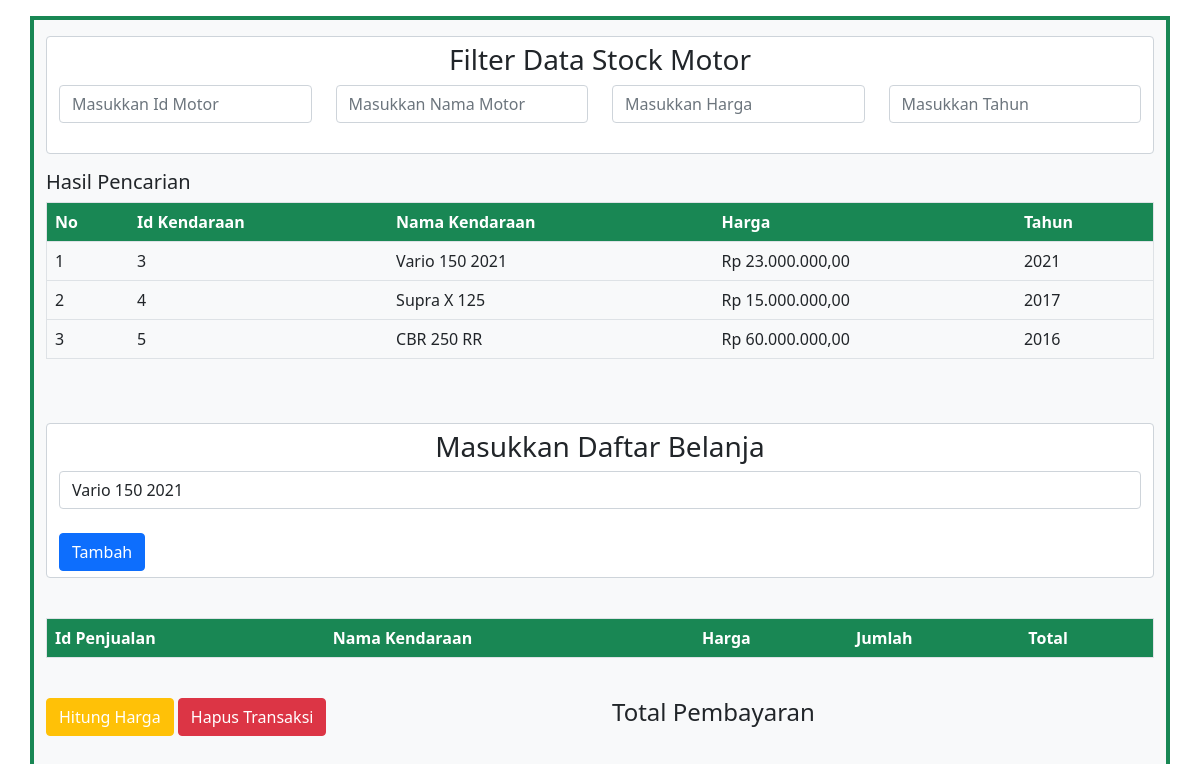
The page / on the database its author committed.
### tables this page shows
CREATE TABLE `data_motor` (
  `Id` int(11) NOT NULL,
  `nama` varchar(60) NOT NULL,
  `harga` varchar(20) NOT NULL,
  `tahun` varchar(10) NOT NULL
);

### index.php (the view, shortened to what this page needs)
<html lang="en">
    <head>
        <link href="https://cdn.jsdelivr.net/npm/bootstrap@5.0.2/dist/css/bootstrap.min.css" rel="stylesheet">
    </head>
    <body>
        <div class="container mb-5 mt-3 bg-light border border-success pb-3 pt-3 pl-3 pr-3 border-4">
        <form action="" method="post" class="form-control">
            <center>
                <h3>Filter Data Stock Motor</h3>
            </center>
            <div class="row">
                <div class="col-md-3">
                    <input type="num" class="form-control" name="id_motor" autofocus placeholder="Masukkan Id Motor" autocomplete="off" id="id_motor">
                </div>
                <div class="col-md-3">
                    <input type="text" class="form-control" name="nama" autofocus placeholder="Masukkan Nama Motor" autocomplete="off" id="nama">
                </div>
                <div class="col-md-3">
                    <input type="num" class="form-control" name="harga" autofocus placeholder="Masukkan Harga" autocomplete="off" id="harga">
                </div>
                <div class="col-md-3">
                    <input type="num" class="form-control" name="tahun" autofocus placeholder="Masukkan Tahun" autocomplete="off" id="tahun">
                </div>
            </div>
            <br>
        </form>
        <h5>
            Hasil Pencarian
        </h5>
        <div id='container'>
        <table border="1" class="table">
            <tr class="bg-success text-white"><th>No</th><th>Id Kendaraan</th><th>Nama Kendaraan</th><th>Harga</th><th>Tahun</th></tr>
                <?php
                require 'function.php';
                $no = 1;
                $data = mysqli_query($conn, "select * from data_motor");
                    while($hasil = mysqli_fetch_array($data)){
                    ?>
                        <tr>
                            <td><?= $no++ ;?></td>
                            <td><?= $hasil['Id'];?></td>
                            <td><?= $hasil['nama'];?></td>
                            <td><?="Rp " . number_format($hasil['harga'],2,',','.');?></td>
                            <td><?= $hasil['tahun'];?></td>
                        </tr>
                    <?php
                    }
                    ?>
            </table>
        </div>
        <br><br>
        <form action="" method="post" class="form-control">
            <center>
                <h3>Masukkan Daftar Belanja</h3>
            </center>
            <select name="select" class="form-control" id="select">
                <?php
                    $caridata = mysqli_query($conn, "select * from data_motor");
                    while($hasil = mysqli_fetch_array($caridata)){
                ?>
                    <option value="<?=$hasil['nama'];?>"><?=$hasil['nama'];?></option>
                <?php
                    }
                ?>
            </select><br>
            <button id="button" class="btn btn-primary" value="submit" onclick="sendData()">Tambah</button>
        </form><br>
        <div id="datane">
            <table border="1" class="table">
                <tr class="bg-success text-white"><th>Id Penjualan</th><th>Nama Kendaraan</th><th>Harga</th><th>Jumlah</th><th>Total</th></tr>
            </table>
        </div>
        <br>
        <div class="row">
            <div class="col-md-6">
                <button id="cal" class="btn btn-warning text-white">Hitung Harga</button>
                <button id="del" class="btn btn-danger text-white">Hapus Transaksi</button>
            </div>
            <div class="col-md-6">
                <h4>Total Pembayaran</h4><br>
            </div>
        </div>
        <br><br>
        </div>
    </body>
</html>

### rows shown on the page
data_motor: Id "3", nama "Vario 150 2021", harga "23.000.000,00", tahun "2021"
data_motor: Id "4", nama "Supra X 125", harga "15.000.000,00", tahun "2017"
data_motor: Id "5", nama "CBR 250 RR", harga "60.000.000,00", tahun "2016"

### other values the page prints
form field select "Vario 150 2021"
